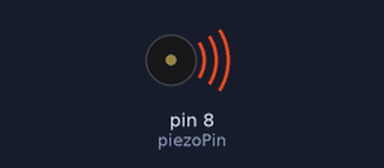
The sketch below on a simulated Arduino Uno, built with avr-gcc and run on an emulated ATmega328P. Shown: buzzer (waves = sounding).

Above: at 0.1 s.
Timing chart, 0 to 1.6 s (numbered marks = the images above):
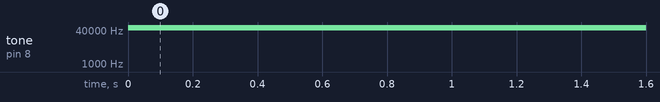

The sketch:

Tone.ino
```cpp
//A sketch to demonstrate the tone() function

//Specify digital pin on the Arduino that the positive lead of piezo buzzer is attached.
int piezoPin = 8;

void setup() {

}//close setup

void loop() {

  tone(piezoPin, 50000, 10000);

  //tone(piezoPin, 1000, 500);
  delay(1000);

}
```

Measured:
- by itself, tone on pin 8 (piezoPin): silent → 50000 Hz at 0.00 s
